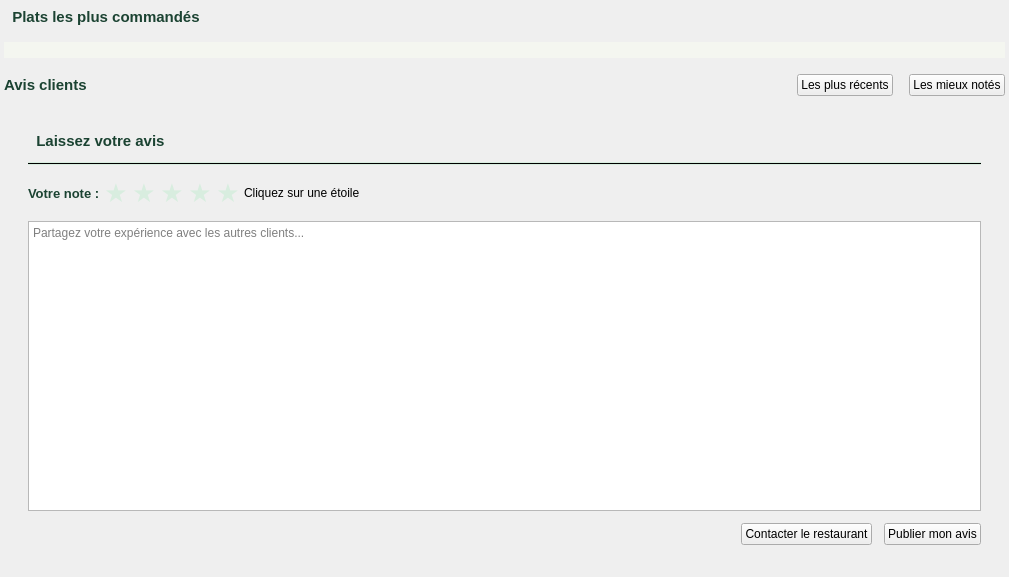
          <widget class="QWidget" name="scrollContentAvis">
           <property name="geometry">
            <rect>
             <x>0</x>
             <y>0</y>
             <width>1009</width>
             <height>577</height>
            </rect>
           </property>
           <layout class="QVBoxLayout">
            <property name="spacing">
             <number>16</number>
            </property>
            <property name="leftMargin">
             <number>4</number>
            </property>
            <property name="topMargin">
             <number>8</number>
            </property>
            <property name="rightMargin">
             <number>4</number>
            </property>
            <property name="bottomMargin">
             <number>12</number>
            </property>
            <item>
             <widget class="QLabel" name="label">
              <property name="styleSheet">
               <string>font-size:15px;font-weight:bold;color:#1B4332;</string>
              </property>
              <property name="text">
               <string>  Plats les plus commandés</string>
              </property>
             </widget>
            </item>
            <item>
             <widget class="QFrame" name="framePlatsTop">
              <property name="styleSheet">
               <string>QFrame#framePlatsTop{background:#F4F6F0;border-radius:10px;border:none;}</string>
              </property>
              <layout class="QHBoxLayout" name="layoutPlatsTop">
               <property name="spacing">
                <number>14</number>
               </property>
               <property name="leftMargin">
                <number>8</number>
               </property>
               <property name="topMargin">
                <number>8</number>
               </property>
               <property name="rightMargin">
                <number>8</number>
               </property>
               <property name="bottomMargin">
                <number>8</number>
               </property>
              </layout>
             </widget>
            </item>
            <item>
             <layout class="QHBoxLayout">
              <item>
               <widget class="QLabel" name="label">
                <property name="styleSheet">
                 <string>font-size:15px;font-weight:bold;color:#1B4332;</string>
                </property>
                <property name="text">
                 <string>Avis clients</string>
                </property>
               </widget>
              </item>
              <item>
               <spacer>
                <property name="orientation">
                 <enum>Qt::Orientation::Horizontal</enum>
                </property>
                <property name="sizeHint" stdset="0">
                 <size>
                  <width>0</width>
                  <height>0</height>
                 </size>
                </property>
               </spacer>
              </item>
              <item>
               <widget class="QPushButton" name="btnAvisRecents">
                <property name="cursor">
                 <cursorShape>PointingHandCursor</cursorShape>
                </property>
                <property name="text">
                 <string>Les plus récents</string>
                </property>
               </widget>
              </item>
              <item>
               <widget class="QPushButton" name="btnAvisMieuxNotes">
                <property name="cursor">
                 <cursorShape>PointingHandCursor</cursorShape>
                </property>
                <property name="text">
                 <string>Les mieux notés</string>
                </property>
               </widget>
              </item>
             </layout>
            </item>
            <item>
             <layout class="QVBoxLayout" name="layoutListeAvis">
              <property name="spacing">
               <number>12</number>
              </property>
             </layout>
            </item>
            <item>
             <widget class="QFrame" name="frameSaisieAvis">
              <layout class="QVBoxLayout">
               <property name="spacing">
                <number>12</number>
               </property>
               <property name="leftMargin">
                <number>24</number>
               </property>
               <property name="topMargin">
                <number>20</number>
               </property>
               <property name="rightMargin">
                <number>24</number>
               </property>
               <property name="bottomMargin">
                <number>20</number>
               </property>
               <item>
                <widget class="QLabel" name="label">
                 <property name="styleSheet">
                  <string>font-size:15px;font-weight:bold;color:#1B4332;</string>
                 </property>
                 <property name="text">
                  <string>  Laissez votre avis</string>
                 </property>
                </widget>
               </item>
               <item>
                <widget class="QFrame" name="frame">
                 <property name="styleSheet">
                  <string>background:#D8EDDF;max-height:1px;</string>
                 </property>
                 <property name="frameShape">
                  <enum>QFrame::Shape::HLine</enum>
                 </property>
                </widget>
               </item>
               <item>
                <layout class="QHBoxLayout">
                 <property name="spacing">
                  <number>4</number>
                 </property>
                 <item>
                  <widget class="QLabel" name="label">
                   <property name="styleSheet">
                    <string>font-size:13px;color:#1B4332;font-weight:bold;</string>
                   </property>
                   <property name="text">
                    <string>Votre note :</string>
                   </property>
                  </widget>
                 </item>
                 <item>
                  <widget class="QPushButton" name="btnEtoile1">
                   <property name="cursor">
                    <cursorShape>PointingHandCursor</cursorShape>
                   </property>
                   <property name="styleSheet">
                    <string>QPushButton{background:transparent;border:none;font-size:26px;color:#D8EDDF;padding:0;}</string>
                   </property>
                   <property name="text">
                    <string>★</string>
                   </property>
                  </widget>
                 </item>
                 <item>
                  <widget class="QPushButton" name="btnEtoile2">
                   <property name="cursor">
                    <cursorShape>PointingHandCursor</cursorShape>
                   </property>
                   <property name="styleSheet">
                    <string>QPushButton{background:transparent;border:none;font-size:26px;color:#D8EDDF;padding:0;}</string>
                   </property>
                   <property name="text">
                    <string>★</string>
                   </property>
                  </widget>
                 </item>
                 <item>
                  <widget class="QPushButton" name="btnEtoile3">
                   <property name="cursor">
                    <cursorShape>PointingHandCursor</cursorShape>
                   </property>
                   <property name="styleSheet">
                    <string>QPushButton{background:transparent;border:none;font-size:26px;color:#D8EDDF;padding:0;}</string>
                   </property>
                   <property name="text">
                    <string>★</string>
                   </property>
                  </widget>
                 </item>
                 <item>
                  <widget class="QPushButton" name="btnEtoile4">
                   <property name="cursor">
                    <cursorShape>PointingHandCursor</cursorShape>
                   </property>
                   <property name="styleSheet">
                    <string>QPushButton{background:transparent;border:none;font-size:26px;color:#D8EDDF;padding:0;}</string>
                   </property>
                   <property name="text">
                    <string>★</string>
                   </property>
                  </widget>
                 </item>
                 <item>
                  <widget class="QPushButton" name="btnEtoile5">
                   <property name="cursor">
                    <cursorShape>PointingHandCursor</cursorShape>
                   </property>
                   <property name="styleSheet">
                    <string>QPushButton{background:transparent;border:none;font-size:26px;color:#D8EDDF;padding:0;}</string>
                   </property>
                   <property name="text">
                    <string>★</string>
                   </property>
                  </widget>
                 </item>
                 <item>
                  <widget class="QLabel" name="lblNoteChoisie">
                   <property name="text">
                    <string>Cliquez sur une étoile</string>
                   </property>
                  </widget>
                 </item>
                 <item>
                  <spacer>
                   <property name="orientation">
                    <enum>Qt::Orientation::Horizontal</enum>
                   </property>
                   <property name="sizeHint" stdset="0">
                    <size>
                     <width>0</width>
                     <height>0</height>
                    </size>
                   </property>
                  </spacer>
                 </item>
                </layout>
               </item>
               <item>
                <widget class="QTextEdit" name="textEditCommentaire">
                 <property name="placeholderText">
                  <string>Partagez votre expérience avec les autres clients...</string>
                 </property>
                </widget>
               </item>
               <item>
                <layout class="QHBoxLayout">
                 <item>
                  <spacer>
                   <property name="orientation">
                    <enum>Qt::Orientation::Horizontal</enum>
                   </property>
                   <property name="sizeHint" stdset="0">
                    <size>
                     <width>0</width>
                     <height>0</height>
                    </size>
                   </property>
                  </spacer>
                 </item>
                 <item>
                  <widget class="QPushButton" name="btnContacterRestaurant">
                   <property name="cursor">
                    <cursorShape>PointingHandCursor</cursorShape>
                   </property>
                   <property name="text">
                    <string>Contacter le restaurant</string>
                   </property>
                  </widget>
                 </item>
                 <item>
                  <widget class="QPushButton" name="btnSoumettreAvis">
                   <property name="cursor">
                    <cursorShape>PointingHandCursor</cursorShape>
                   </property>
                   <property name="text">
                    <string>Publier mon avis</string>
                   </property>
                  </widget>
                 </item>
                </layout>
               </item>
              </layout>
             </widget>
            </item>
           </layout>
          </widget>
